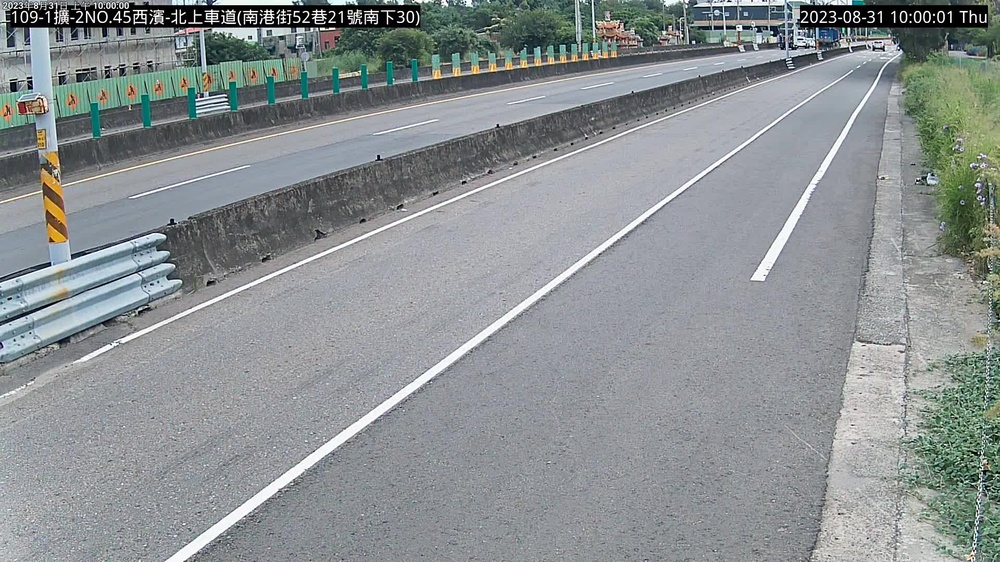
#> input picture Image-to-World/image/demo_img.jpg, 1000 x 562 px, shrunk from 1920 x 1080 before the run
$ python main.py
#> lines starting #> are read from the running program, lines starting #| are printed output that depends on the picture; after the words box and inside, x2 and y2 are one past the last pixel; in counts of white or black regions, pixels touching at a corner belong together
import numpy as np
import cv2
import random
import argparse
from numpy.linalg import svd

def make_parser():
    parser = argparse.ArgumentParser("Image to World Demo")
    parser.add_argument("--img_path", type=str, default="image/demo_img.jpg", help="demo image path")
    parser.add_argument("--sample", type=bool, default=False)
    parser.add_argument("--trial_number", type=int, default=1, help='number of trials to run')
    parser.add_argument("--remove_number", type=int, default=0, help='number of remove sample for each trial')
    parser.add_argument("--verbose", type=bool, default=True, help='print homography matrix')

    return parser

def i2w(image_coord, homography_matrix):

    '''
    transform image coorinate (x_image, y_image, 1) into world coordinate (x_world, y_world)
    '''

    inv_homography_matrix = np.linalg.inv(homography_matrix)
    img_vector = np.array(image_coord).reshape(3, 1)
    world_vector = np.dot(inv_homography_matrix, img_vector)
    world_vector /= world_vector[2, 0]

    return world_vector[:2]

def w2i(world_coords, homography_matrix):

    '''
    transform world coorinate (x_world, y_world) into image coordinate (x_image, y_image)
    '''

    world_coords_homogeneous = np.array([world_coords[0], world_coords[1], 1])
    image_coords_homogeneous = np.dot(homography_matrix, world_coords_homogeneous)
    image_coords_2d = image_coords_homogeneous / image_coords_homogeneous[2]
    x_2d, y_2d, _ = image_coords_2d

    return [int(x_2d), int(y_2d)]

def calculate_homography_matrix(image_coordinates, world_coordinates):
    if len(image_coordinates) != len(world_coordinates):
        raise ValueError("Input coordinate lists must have the same length")

    num_points = len(image_coordinates)

    A = []

    for i in range(num_points):
        x, y, _ = image_coordinates[i]
        X, Y, _ = world_coordinates[i]
        A.append([-X, -Y, -1, 0, 0, 0, x*X, x*Y, x])
        A.append([0, 0, 0, -X, -Y, -1, y*X, y*Y, y])

    A = np.array(A)

    _, _, Vt = svd(A)

    H = Vt[-1].reshape(3, 3)

    return H

def get_middle_pts(pt1,pt2,n):
    dx = pt2[0] - pt1[0]
    dy = pt2[1] - pt1[1]
    ddx,ddy = dx/(n-1),dy/(n-1)
    pts = [(pt1[0]+i*ddx,pt1[1]+i*ddy,1) for i in range(n)]
    return pts


def draw_ground_plane_on_image(image, ground_coords):
    cv2.polylines(image, [np.array(ground_coords)], isClosed=True, color=(0, 255, 0), thickness=2)
    return image

def draw_ground_line_on_image(image, ground_coords, homo):

    lower_l, lower_r, upper_r, upper_l = ground_coords
    left_pts = get_middle_pts(lower_l,upper_l,10)
    right_pts = get_middle_pts(lower_r,upper_r,10)
    lower_pts = get_middle_pts(lower_r,lower_l,10)
    upper_pts = get_middle_pts(upper_r,upper_l,10)

    for left_pt,right_pt in zip(left_pts,right_pts):
        image = cv2.line(image,w2i(left_pt,homo),w2i(right_pt,homo),(0,255,0),2)

    for lower_pt,upper_pt in zip(lower_pts,upper_pts):
        image = cv2.line(image,w2i(lower_pt,homo),w2i(upper_pt,homo),(0,255,0),2)

    return image

if __name__ == "__main__":

    args = make_parser().parse_args()

    image_coordinates_all = np.loadtxt('coords/image_coordinate.txt',delimiter=',')
    world_coordinates_all = np.loadtxt('coords/world_coordinate.txt',delimiter=',')
    ground_corners = np.loadtxt('coords/ground_corners.txt',delimiter=',')

    assert len(image_coordinates_all) == len(world_coordinates_all), 'the length of image and world coordinate does not match.'
    assert len(ground_corners) == 4, f'length of ground corners should be four, instead got {len(ground_corners)}.'
    assert cv2.imread(args.img_path) is not None, f'image path {args.img_path} does not exists.'
    assert len(image_coordinates_all) > args.remove_number, 'number of image coordinates should be bigger then number of remove sample'

    n = args.trial_number
#> n = 1

    for trial_idx in range(n):

        image = cv2.imread(args.img_path)
#> image is the input picture: shape (562, 1000, 3); mean B, G, R 145.9, 144.6, 139.2

        image_coordinates, world_coordinates = zip(*random.sample(list(zip(image_coordinates_all, world_coordinates_all)), len(image_coordinates_all) - args.remove_number))

        homography_matrix = calculate_homography_matrix(image_coordinates, world_coordinates)

        if args.verbose:
            print(homography_matrix)

        # Calculate the ground plane coordinates in the image
        ground_coords = [w2i(ground_corner,homography_matrix) for ground_corner in ground_corners]

        # Draw the ground plane on the image
        image = draw_ground_plane_on_image(image, ground_coords)
#> in draw_ground_plane_on_image, `cv2.polylines(image, [np.array(ground_coords)], isClosed=True, color=(..`:
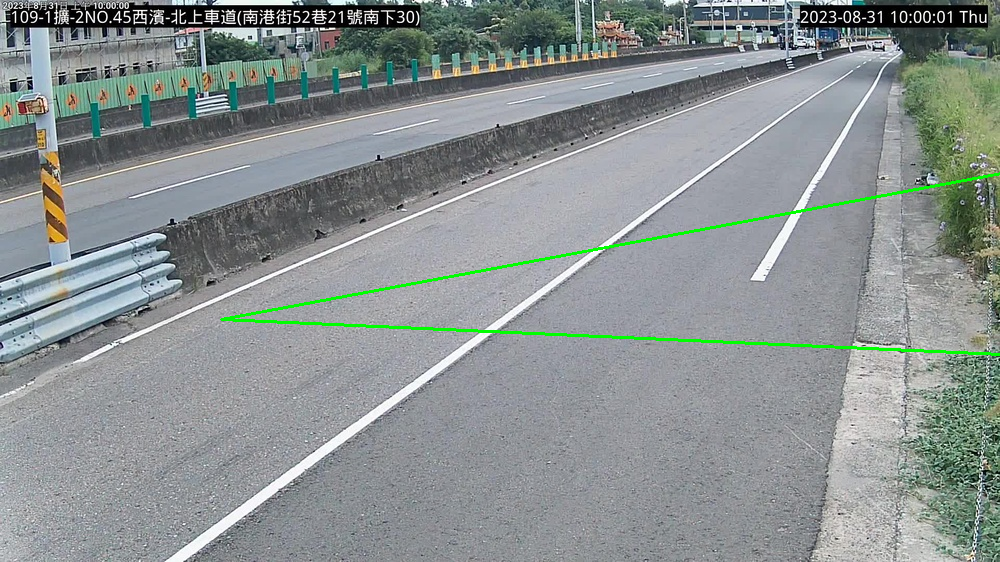
#> image: shape (562, 1000, 3); 0.82% of pixels changed, all inside (x1, y1, x2, y2) = (220, 172, 1000, 356)
        image = draw_ground_line_on_image(image, ground_corners, homography_matrix)
#> the loop in draw_ground_line_on_image, `for left_pt,right_pt in zip(left_pts,right_pts):` made 10 passes
#> pass 2, in draw_ground_line_on_image, `image = cv2.line(image,w2i(left_pt,homo),w2i(right_pt,homo),(0,255,0),2)`:
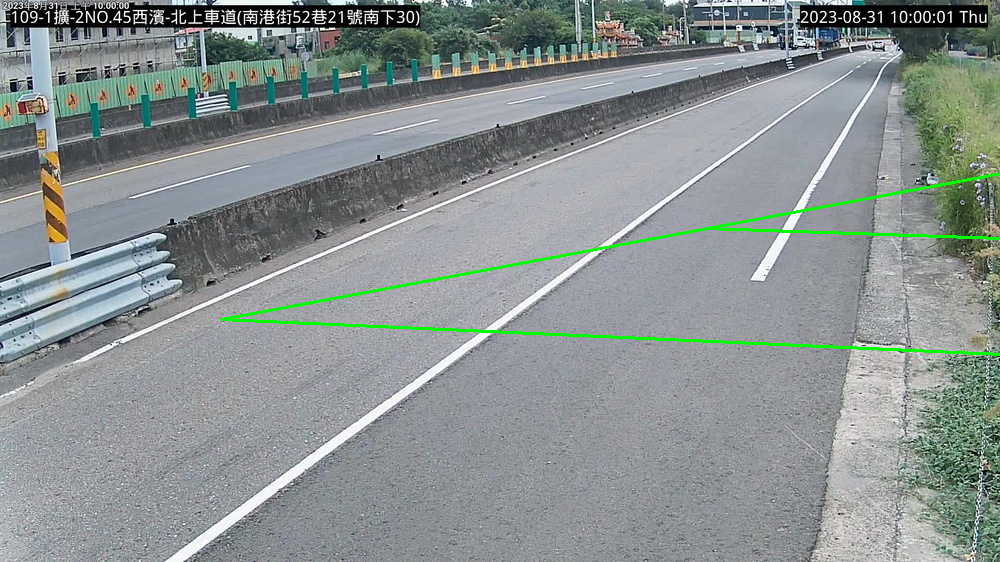
#> image: shape (562, 1000, 3); 0.15% of pixels changed, all inside (x1, y1, x2, y2) = (710, 228, 1000, 240)
#> after the loop in draw_ground_line_on_image, `for lower_pt,upper_pt in zip(lower_pts,upper_pts):`:
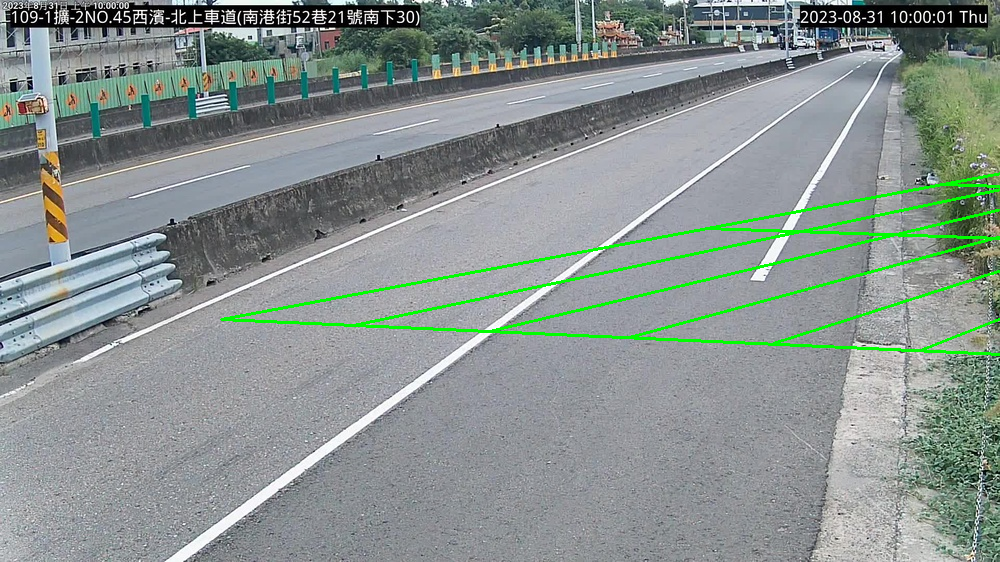
#> image: shape (562, 1000, 3); mean B, G, R 142.9, 146.5, 136.3

        # Display the image with the ground plane
        cv2.imshow(f'trial {trial_idx}. Ground Plane', image)
        cv2.waitKey(0)
        cv2.destroyAllWindows()
